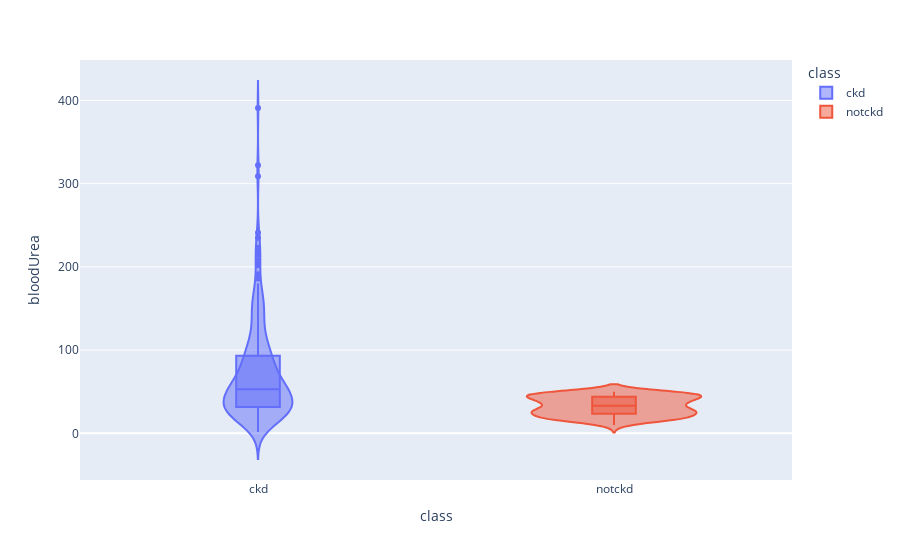

Notebook code cell kept with this figure:
### Code cell
violinPlot('bloodUrea')

### Figure 1 — Plotly figure (JSON) as saved in the notebook; plotly's stock layout.template omitted (floating-point values rounded to 4 significant figures; data arrays with more than 128 entries replaced by an {"elided": "..."} marker saying what was removed)
{"data": [{"alignmentgroup": "True", "box": {"visible": true}, "hovertemplate": "class=%{x}<br>bloodUrea=%{y}<extra></extra>", "legendgroup": "ckd", "marker": {"color": "#636efa"}, "name": "ckd", "offsetgroup": "ckd", "orientation": "v", "scalegroup": "True", "showlegend": true, "type": "violin", "x": {"elided": "250 str values"}, "x0": " ", "xaxis": "x", "y": {"elided": "250 float values"}, "y0": " ", "yaxis": "y"}, {"alignmentgroup": "True", "box": {"visible": true}, "hovertemplate": "class=%{x}<br>bloodUrea=%{y}<extra></extra>", "legendgroup": "notckd", "marker": {"color": "#EF553B"}, "name": "notckd", "offsetgroup": "notckd", "orientation": "v", "scalegroup": "True", "showlegend": true, "type": "violin", "x": {"elided": "150 str values"}, "x0": " ", "xaxis": "x", "y": {"elided": "150 int values"}, "y0": " ", "yaxis": "y"}], "layout": {"legend": {"title": {"text": "class"}, "tracegroupgap": 0}, "margin": {"t": 60}, "violinmode": "overlay", "xaxis": {"anchor": "y", "categoryarray": ["ckd", "notckd"], "categoryorder": "array", "domain": [0, 1], "title": {"text": "class"}}, "yaxis": {"anchor": "x", "domain": [0, 1], "title": {"text": "bloodUrea"}}}}
